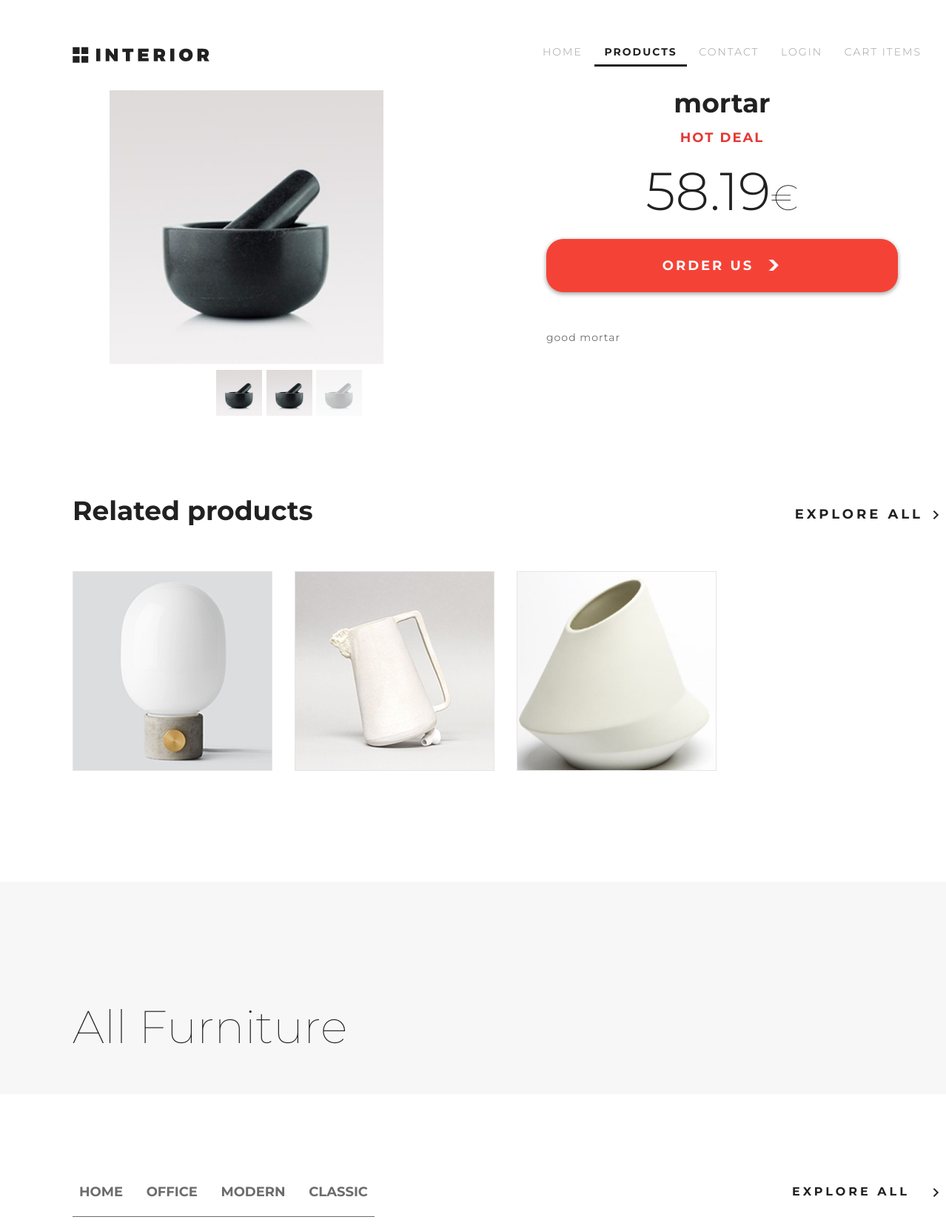
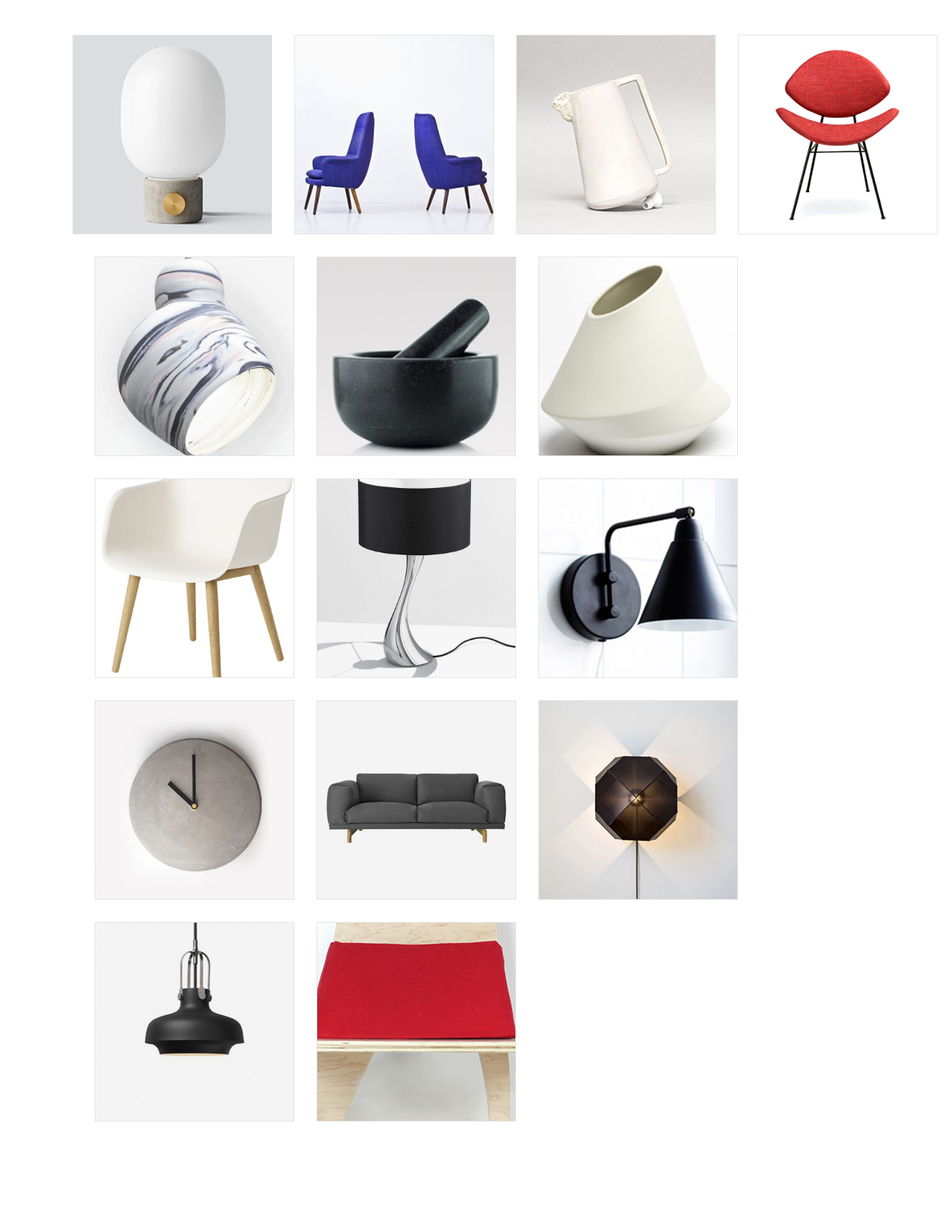
Page /catalog/ (upper part) on the committed database (2 pictures, top to bottom).
### mainapp/models.py (models this page shows, shortened)
class Product(models.Model):
    category = models.ForeignKey(ProductCategory, on_delete=models.CASCADE)
    name = models.CharField(verbose_name='Name', max_length=128)
    image = models.ImageField(upload_to='product_images', blank=True)
    short_desc = models.CharField(verbose_name='Short description', max_length=60, blank=True)
    description = models.TextField(verbose_name='Description', blank=True)
    price = models.DecimalField(verbose_name='Price', max_digits=8, decimal_places=2, default=0)
    quantity = models.PositiveSmallIntegerField(verbose_name='In stock', default=0)
    is_active = models.BooleanField(default=True, verbose_name='Active')

class ProductCategory(models.Model):
    name = models.CharField(verbose_name='Name', max_length=64, unique=True)
    description = models.TextField(verbose_name='Description', blank=True)
    is_active = models.BooleanField(default=True, verbose_name='Active')

### mainapp/views.py (the view)
# urls.py: path('catalog/', include('mainapp.urls', namespace='catalog')),
def catalog(request, pk=None):
    basket = []
    if request.user.is_authenticated:
        basket = Basket.objects.filter(user=request.user)
    links_menu = ProductCategory.objects.filter(is_active=True)
    category = {
        'name': 'All furniture'
    }
    if pk is None or pk == 0:
        products_list = Product.objects.filter(category__is_active=True)
    else:
        category = get_object_or_404(ProductCategory, pk=pk)
        products_list = Product.objects.filter(category__pk=pk)
    hot_product = get_hot_product()
    same_products = get_same_products(hot_product)
    content = {
        'copyright': 'Golubeva Lyubov - GB',
        'links_menu': links_menu,
        'hot_product': hot_product,
        'same_products': same_products,
        'category': category,
        'products': products_list,
        'basket': basket
    }
    return render(request, 'mainapp/catalog.html', content)

### mainapp/views.py (called while the page is built)
def get_hot_product():
    products = Product.objects.filter(category__is_active=True)
    return random.sample(list(products), 1)[0]

def get_same_products(hot_product):
    same_products = Product.objects.filter(category=hot_product.category).exclude(pk=hot_product.pk)[:3]
    return same_products

### mainapp/templates/mainapp/catalog.html (shortened to what this page needs)
{% extends 'mainapp/base.html' %}
{% load static %}
{% block content %}
    <div class="wrapper" id="details">
        <div class="container">
            <div class="product">
                <div class="product__cell">
                    <div style="margin: 50px 0px 0px 50px">
                        <img alt="" src="/media/{{ hot_product.image }}"/>
                    </div>
                    <div class="product__gallery">
                        <span class="product__gallery-item">
                            <img alt="" src="/media/{{ hot_product.image }}"/>
                        </span>
                        <span class="product__gallery-item">
                            <img alt="" src="/media/{{ hot_product.image }}"/>
                        </span>
                        <span class="product__gallery-item product__gallery-item_selected">
                            <img alt="" src="/media/{{ hot_product.image }}"/>
                        </span>
                    </div>
                </div>
                <div class="product__cell">
                    <div class="product__title">{{ hot_product.name }}</div>
                    <div class="product__subtitle">Hot Deal</div>
                    <div class="product__price"><b>{{ hot_product.price }}</b>€</div>
                    <div class="product__button">
                        <a href='{% url 'basket:add' hot_product.pk %}' class="button button_red">
                            <span class="button_text">Order us</span>
                        </a>
                    </div>
                    <div class="product__info">
                        <p>{{ hot_product.description }}</p>
                    </div>
                </div>
            </div>
        </div>
    </div>
    <div class="wrapper section">
        <div class="container">
            <div class="section-header">
                <span class="section-title">Related products</span>
                <span class="section-aside">Explore all</span>
            </div>
            <div class="tiles">
                {% for product in same_products %}
                    <a class="tiles__tile" href="#">
                        <img alt="{{ product.name }}" src="/media/{{ product.image }}"/>
                    </a>
                {% endfor %}
            </div>
        </div>
    </div>
    </div>
    <div class="wrapper" id="page-title">
        <div class="container">
            <div class="title">{{ category.name|title }}</div>
        </div>
    </div>
    <div class="wrapper section">
        <div class="container">
            {% include 'mainapp/include/inc_submenu.html' %}
            <div class="tiles">
                {% for product in products %}
                    <a class="tiles__tile" href="#">
                        <img alt="{{ product.name }}" src="/media/{{ product.image }}"/>
                    </a>
                {% endfor %}
            </div>
        </div>
    </div>
{% endblock %}

### mainapp/templates/mainapp/include/inc_submenu.html
<div class="section-header">
    <span class="section-tabs section-tabs_small">
        {% for link_item in links_menu %}
            <a
                {% if category.pk == link_item.pk %}
                    class="section-tabs__tab section-tabs__tab_active"
                {% else %}
                    class="section-tabs__tab"
                {% endif %}
                href="{% url 'catalog:category' link_item.pk %}"
                title="{{ link_item.name }}"
            >{{ link_item.name }}</a>
        {% endfor %}
    </span>
    <span class="section-aside">
        <a
            class=""
            href="{% url 'catalog:category' 0 %}"
        >Explore all</a>
    </span>
</div>

### static/css/style.css (style rules this page uses)
html, body { margin: 0; padding: 0; }
html *, html *:after, html *:before { -webkit-box-sizing: border-box; -moz-box-sizing: border-box; box-sizing: border-box; }
body { color: #6c6c6c; font-family: 'Montserrat', sans-serif; font-size: 14px; font-weight: 300; line-height: 24px; }
.wrapper { margin: 0 auto; padding: 0 98px; }
.container { margin: 0 auto; position: relative; min-width: 1170px; max-width: 1366px; }
.button { box-shadow: 0 2px 5px 1px rgba(33, 33, 33, 0.35); border-radius: 23px; background-color: #ffffff; font-size: 18px; font-weight: 700; line-height: 24px; text-transform: uppercase; letter-spacing: 3px; display: inline-block; padding: 16px 32px 16px 32px; position: relative; text-align: center; text-decoration: none; color: #6c6c6c; }
.button:after { content: ''; width: 9px; height: 12px; background: url("../img/arrow.png") no-repeat 50% 50%; display: inline-block; vertical-align: middle; }
.button_red { background-color: #f44336; color: #ffffff; display: block; padding: 24px 32px; }
.button_red:after { margin-top: -3px; margin-left: -16px; width: 24px; height: 15px; background: url("../img/arrow-white.png") no-repeat 50% 50%; }
.button_text { margin-right: 22px; }
.section > .container { padding: 120px 0; }
.section-header { position: relative; margin-bottom: 64px; text-align: right; }
.section-aside { display: inline-block; vertical-align: baseline; }
.section-tabs { float: left; position: relative; }
.section-tabs:after { content: ''; position: absolute; left: 0; right: 0; bottom: -24px; border-bottom: 1px solid; }
.section-tabs__tab { font-size: 36px; font-weight: 700; border-bottom: 3px solid transparent; padding: 0 9px 19px 9px; text-decoration: none; color: inherit; }
.section-aside a { font-size: 16px; font-weight: 700; padding: 0 9px 24px 9px; text-decoration: none; color: inherit; display: inline-block; vertical-align: top; }
.section-tabs_small .section-tabs__tab { font-size: 18px; text-transform: uppercase; }
.section-tabs_small:after { bottom: -21px; }
.section-tabs__tab + .section-tabs__tab { margin-left: 10px; }
.section-title { color: #212121; font-size: 36px; font-weight: 700; float: left; margin-top: -5px; }
.section-aside { font-size: 18px; font-weight: 700; line-height: 24px; text-transform: uppercase; color: #212121; letter-spacing: 4px; vertical-align: baseline; }
.section-aside:after { margin-left: 12px; content: ''; width: 9px; height: 12px; background: url("../img/arrow.png") no-repeat 50% 50%; display: inline-block; vertical-align: middle; }
.tiles { position: relative; overflow-x: hidden; width: 1170px; margin: 0 auto; }
.tiles__tile { color: #212121; overflow: hidden; cursor: pointer; outline: 0; border: 1px solid rgba(0, 0, 0, .1); display: block; float: left; position: relative; }
.tiles__tile img { position: absolute; left: 50%; top: 50%; transform: translate(-50%, -50%); right: auto; bottom: auto; }
.tiles__tile + .tiles__tile { margin-bottom: 30px; margin-left: 30px; }
.tiles__tile { width: 270px; height: 270px; }
#page-title { background-color: #f7f7f7; }
#page-title .container { padding: 160px 0 55px 0; }
.title { color: #212121; font-size: 62px; font-weight: 100; line-height: 72px; }
.product { display: flex; flex-wrap: nowrap; padding: 72px 0 0 0; }
.product__cell { width: 50%; }
.product__cell:nth-child(2) { padding: 55px; text-align: center; }
.product__title { color: #212121; font-size: 36px; font-weight: 700; margin-bottom: 23px; }
.product__subtitle { font-size: 18px; font-weight: 700; text-transform: uppercase; color: #e53935; letter-spacing: 2px; margin-bottom: 36px; }
.product__price { vertical-align: baseline; font-size: 48px; font-weight: 100; margin-top: 36px; margin-bottom: 32px; color: #212121; line-height: 48px; }
.product__price b { font-weight: 300; font-size: 72px; }
.product__button { text-align: center; margin-bottom: 49px; }
.product__info { font-weight: 400; line-height: 24px; letter-spacing: 1px; text-align: left; }
.product__gallery { text-align: center; }
.product__gallery-item { display: inline-block; vertical-align: top; height: 64px; line-height: 64px; position: relative; border: 1px solid transparent; }
.product__gallery-item img { max-height: 100%; max-width: 100%; }
.product__gallery-item_selected { opacity: 0.3; }

### rows in the picture
Product: image (picture), name "mortar", price "58.19", description "good mortar"
Product: image (picture)
Product: image (picture)
Product: image (picture)
ProductCategory: name "HOME"
ProductCategory: name "OFFICE"
ProductCategory: name "MODERN"
ProductCategory: name "CLASSIC"
Product: image (picture)
Product: image (picture)
Product: image (picture)
Product: image (picture)
Product: image (picture)
Product: image (picture)
Product: image (picture)
Product: image (picture)
Product: image (picture)
Product: image (picture)
Product: image (picture)

### other values in the picture
{{ category.name|title }} "All Furniture"
